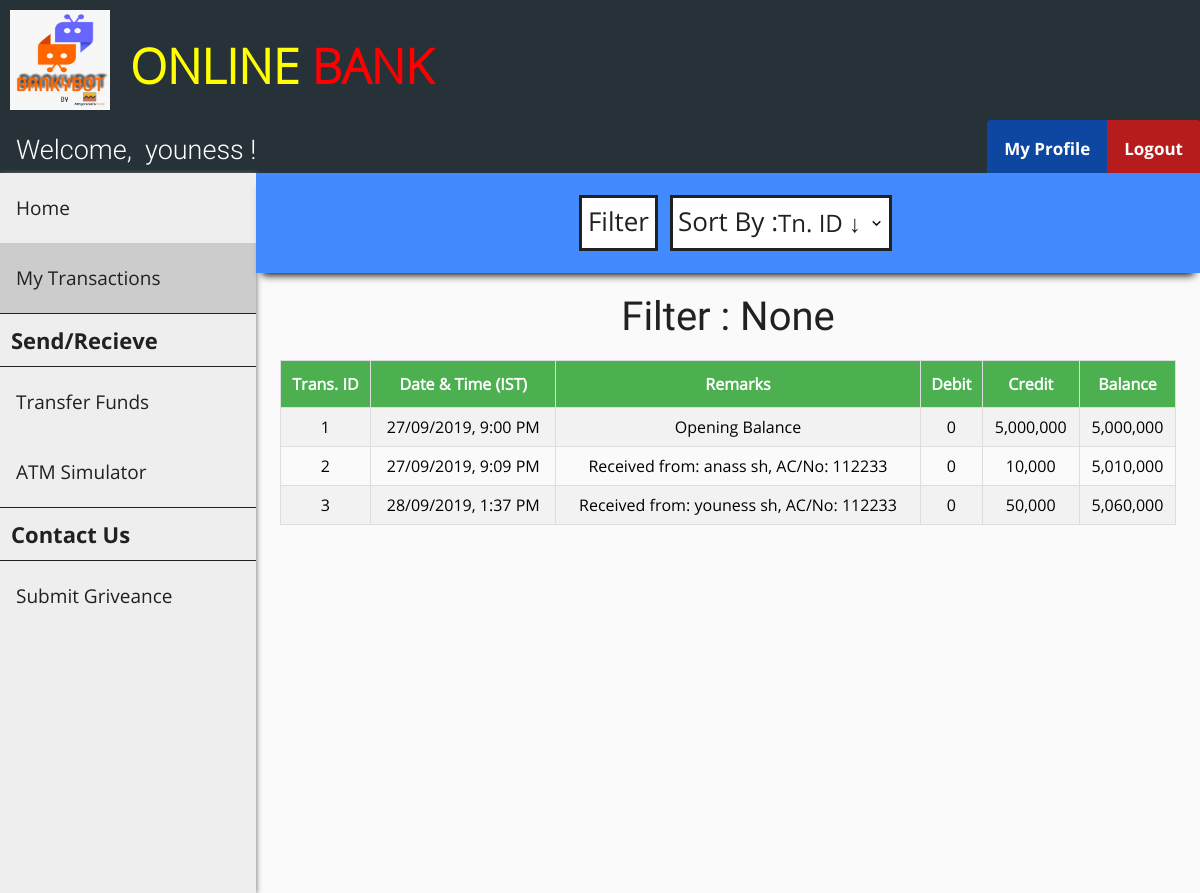
Screenshot of /customer_transactions.php (signed in) with the database file from the repository.
### tables this page shows
CREATE TABLE `customer` (
  `cust_id` int(11) NOT NULL,
  `first_name` varchar(30) DEFAULT NULL,
  `last_name` varchar(30) DEFAULT NULL,
  `gender` varchar(10) DEFAULT NULL,
  `dob` date DEFAULT NULL,
  `aadhar_no` int(11) DEFAULT NULL,
  `email` varchar(30) DEFAULT NULL,
  `phone_no` varchar(20) DEFAULT NULL,
  `address` varchar(255) DEFAULT NULL,
  `branch` varchar(30) DEFAULT NULL,
  `account_no` int(11) DEFAULT NULL,
  `pin` int(4) DEFAULT NULL,
  `uname` varchar(30) DEFAULT NULL,
  `pwd` varchar(30) DEFAULT NULL
);

CREATE TABLE `passbook1` (
  `trans_id` int(11) NOT NULL,
  `trans_date` datetime DEFAULT NULL,
  `remarks` varchar(255) DEFAULT NULL,
  `debit` int(11) DEFAULT NULL,
  `credit` int(11) DEFAULT NULL,
  `balance` int(11) DEFAULT NULL
);

### customer_transactions.php (the view, shortened to what this page needs)
<?php
    include "connect.php";
    include "header.php";
    include "customer_navbar.php";
    include "customer_sidebar.php";
    if (isset($_SESSION['loggedIn_cust_id'])) {
        $sql0 = "SELECT * FROM passbook".$_SESSION['loggedIn_cust_id'];
    }
    $filter_indicator = "None";
?>
<!DOCTYPE html>
<html>
<head>
    <link rel="stylesheet" href="transactions_style.css">
</head>
<body>
    <div class="search-bar-wrapper">
        <div class="search-bar" id="the-search-bar">
            <div class="flex-item-search-bar" id="fi-search-bar">
                <button id="search" onclick="document.getElementById('id01').style.display='block'">Filter</button>
                <div class="flex-item-by">
                    <label id="sort">Sort By :</label>
                </div>
                <div class="flex-item-search-by">
                    <select name="by" onChange="window.location.href=this.value">
                        <option selected disabled hidden>
                            <?php if (empty($_GET['sort'])) {?>Tn. ID &darr;<?php } ?>
                        </option>
                    </select>
                </div>
            </div>
        </div>
    </div>
    <div class="flex-container">
        <p id="none">Filter : <?php echo $filter_indicator ?></p>
    </div>
    <div class="flex-container">
        <?php
            $result = $conn->query($sql0);
            if ($result->num_rows > 0) {?>
                <table id="transactions">
                    <tr>
                        <th>Trans. ID</th>
                        <th>Date & Time (IST)</th>
                        <th>Remarks</th>
                        <th>Debit </th>
                        <th>Credit </th>
                        <th>Balance </th>
                    </tr>
        <?php
            while($row = $result->fetch_assoc()) {?>
                    <tr>
                        <td><?php echo $row["trans_id"]; ?></td>
                        <td>
                            <?php
                                $time = strtotime($row["trans_date"]);
                                $sanitized_time = date("d/m/Y, g:i A", $time);
                                echo $sanitized_time;
                             ?>
                        </td>
                        <td><?php echo $row["remarks"]; ?></td>
                        <td><?php echo number_format($row["debit"]); ?></td>
                        <td><?php echo number_format($row["credit"]); ?></td>
                        <td><?php echo number_format($row["balance"]); ?></td>
                    </tr>
            <?php } ?>
            </table>
            <?php
            } else {  ?>
                <p id="none"> No results found :(</p>
            <?php }
            $conn->close(); ?>
    </div>
</body>
</html>

### customer_navbar.php (shortened to what this page needs)
<?php
    include "connect.php";
    if (isset($_SESSION['loggedIn_cust_id'])) {
        $sql0 = "SELECT * FROM customer WHERE cust_id=".$_SESSION['loggedIn_cust_id'];
        $result = $conn->query($sql0);
        $row = $result->fetch_assoc();
    }
?>
<!DOCTYPE html>
<html>
<head>
    <link rel="stylesheet" href="user_navbar_style.css">
</head>
<body>
    <div class="nav-wrapper">
        <div class="topnav" id="theTopNav">
            <a id="user">Welcome, &nbsp<?php echo $row["first_name"]; ?> !</a>
            <a id="logout" href="./logout_action.php" onclick="return confirm('Are you sure?')">Logout</a>
            <a id="profile" href="./customer_profile.php">My Profile</a>
        </div>
    </div>
</body>
</html>

### header_style.css (style rules this page uses)
body { margin: 0; padding: 0; background-color: #FAFAFA; }

### user_navbar_style.css (style rules this page uses)
.nav-wrapper { height: 53px; background: #333; }
.nav-wrapper .topnav { background-color: #263238; overflow: hidden; height: 53px; }
.topnav a[id="user"] { float: left; display: block; color: white; text-align: center; padding: 14px 16px; text-decoration: none; font-size: 27px; font-family: Roboto-Light; }
.topnav a[id="profile"] { float: right; display: block; color: white; text-align: center; padding: 17px 17px; text-decoration: none; font-size: 17px; font-family: OpenSans-Bold; background-color: #0D47A1; border-top-left-radius: 3px; }
.topnav a[id="logout"] { float: right; display: block; color: white; text-align: center; padding: 17px 17px; text-decoration: none; font-size: 17px; font-family: OpenSans-Bold; background-color: #b71c1c; border-top-right-radius: 3px; }

### transactions_style.css (style rules this page uses)
.flex-container { display: -webkit-flex; display: flex; margin-left: 256px; width: auto; height: auto; padding-top: 20px; flex-direction: column; overflow-x: auto; }
.search-bar-wrapper { height: 100px; }
.search-bar-wrapper .search-bar { display: -webkit-flex; display: flex; margin-left: 256px; position: relative; width: auto; height: 100px; flex-direction: column; background-color: #448AFF; box-shadow: 0 8px 8px -6px black; overflow: hidden; }
label[id="sort"] { display: block; float: left; color: #212121; font-family: OpenSans-Regular; font-size: 26px; background-color: white; border: 3px solid #212121; border-right: 0; margin: 12px; margin-right: 0px; height: 45px; padding-top: 5px; padding-left: 5px; }
select { font-family: OpenSans-Regular; color: #212121; font-size: 24px; background: url("images/down_arrow.png") 96% / 15% no-repeat #eee; -webkit-appearance: none; -moz-appearance: none; background-color: white; border: 3px solid #212121; border-left: 0; margin: 12px; margin-left: 0px; height: 56px; width: 115%; }
.flex-item-search-bar { display: -webkit-flex; display: flex; flex-direction: row; margin: auto; width: auto; height: auto; }
button[id="search"] { font-family: OpenSans-Regular; color: #212121; font-size: 26px; background-color: white; cursor: pointer; height: 40px; margin-top: 12px; padding-top: 5px; padding-bottom: 45px; border: 3px solid #212121; }
label { display: block; float: left; color: #212121; font-family: OpenSans-Bold; font-size: 20px; }
#transactions { font-family: OpenSans-Regular; border-collapse: collapse; width: 80%; margin: auto; }
@media screen and (max-width: 1280px) { #transactions { width: 95%; } }
#transactions td, #transactions th { text-align: center; border: 1px solid #ddd; padding: 8px; }
#transactions tr:nth-child(even) { background-color: #f2f2f2; }
#transactions th { padding-top: 12px; padding-bottom: 12px; background-color: #4CAF50; color: white; }
p[id="none"] { margin: auto; font-size: 40px; color: #212121; font-family: Roboto-Regular; }

### rows the page displays
customer: first_name "youness"
passbook1: trans_id "1", trans_date "27/09/2019, 9:00 PM", remarks "Opening Balance", debit "0", credit "5,000,000", balance "5,000,000"
passbook1: trans_id "2", trans_date "27/09/2019, 9:09 PM", remarks "Received from: anass sh, AC/No: 112233", debit "0", credit "10,000", balance "5,010,000"
passbook1: trans_id "3", trans_date "28/09/2019, 1:37 PM", remarks "Received from: youness sh, AC/No: 112233", debit "0", credit "50,000", balance "5,060,000"

### other values shown
$filter_indicator "None"
